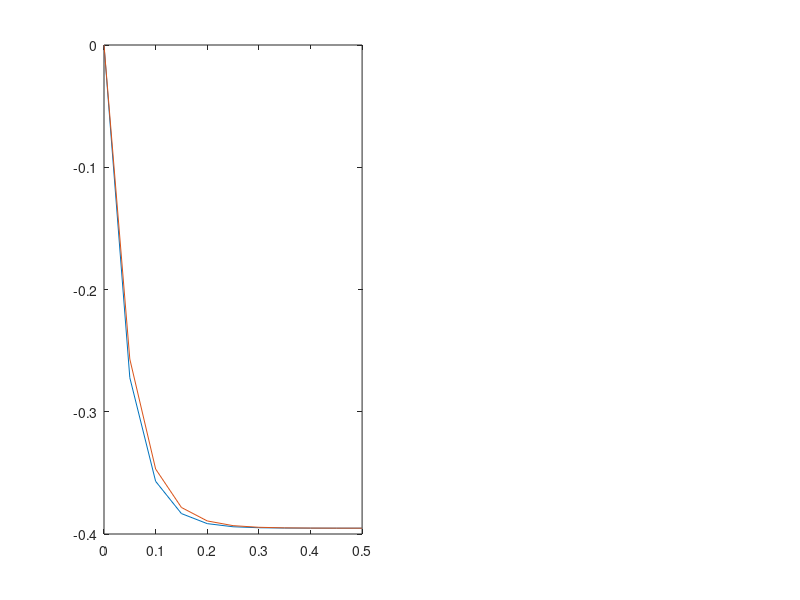

The MATLAB source for this figure:
clear all
close all

tf = 0.5; z0 = 50E-2;A = 8.3;B = 21;
h = 0.05;
t = 0:h:tf;
N = length(t);

z = nan(1,N);z(1) = z0;
v = nan(1,N);v(1) = 0;

m_a = [1 -h/2; 0 B*h/2+1];
m_b = [z(1)+v(1)*h/2;-A*h+v(1)*(1-B*h/2)];
for k=1:N-1
    Z = linsolve(m_a,m_b);
    z(k+1) = Z(1);
    v(k+1) = Z(2);
    m_b = [z(k+1)+v(k+1)*h/2;-A*h+v(k+1)*(1-B*h/2)];
end

subplot(1,2,1)
plot(t,v,t,A/B*(exp(1).^(-B.*t)-1))
